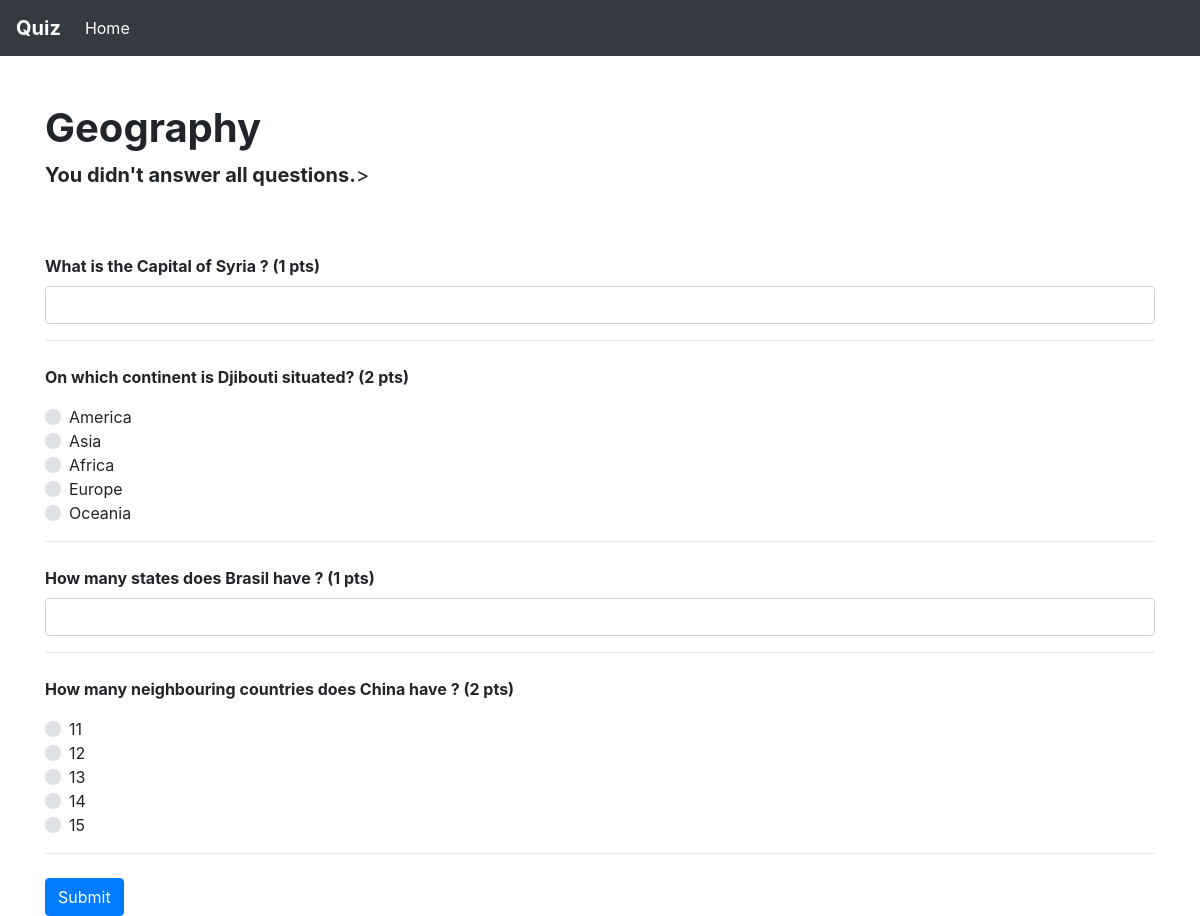
/1/submit/, run on the app's committed database.
### app_quiz/models.py (models this page shows, shortened)
class Quiz(models.Model):
    name = models.CharField(max_length=255)
    description = models.TextField()
    pub_date = models.DateTimeField('date published')

class Question(models.Model):
    quiz = models.ForeignKey(Quiz, on_delete=models.CASCADE)
    text = models.TextField()
    value = models.IntegerField(default=1)
    textAnswer = models.BooleanField(default=False)

class MultipleChoice(models.Model):
    question = models.ForeignKey(Question, on_delete=models.CASCADE)
    text = models.CharField(max_length=255)
    isCorrectAnswer = models.BooleanField(default=False)

### app_quiz/views.py (the view)
# urls.py: path('<int:quiz_id>/submit/', views.submit, name='submit')
def submit(request, quiz_id):
    answer_set = []
    quiz = get_object_or_404(Quiz, pk=quiz_id)
    redirect = HttpResponseRedirect(reverse('app_quiz:results',
                                    args=(quiz_id,)))
    error_response = render(request, 'app_quiz/quiz.html', {
        'quiz': Quiz.objects.get(pk=quiz_id),
        'error_message': "You didn't answer all questions."
    })
    hash_id = request.COOKIES.get('hash_id')
    if not hash_id:
        hash_id = uuid4()
        redirect.set_cookie('hash_id', hash_id)
        error_response.set_cookie('hash_id', hash_id)
    submission = Submission(quiz=quiz, hash_id=hash_id)
    for question in quiz.question_set.all():
        try:
            answer = request.POST['question%d' % question.id]
            if not answer:
                raise KeyError(question.id)
        except KeyError:
            return error_response
        else:
            answer_set.append(answer)
    submission.set_answers(answer_set)
    submission.save()
    return redirect

### app_quiz/templates/app_quiz/quiz.html (shortened to what this page needs)
<!DOCTYPE html>
<html lang="en">
<head>
    <link rel="stylesheet" href="https://maxcdn.bootstrapcdn.com/bootstrap/4.0.0/css/bootstrap.min.css">
</head>
<body>
    <nav class="navbar navbar-expand-lg navbar-dark bg-dark">
            <div class="navbar-brand"><b>Quiz</b></div>
            <div class="collapse navbar-collapse" id="navbarSupportedContent">
                <ul class="navbar-nav mr-auto">
                <li class="nav-item active">
                    <a class="nav-link" href="{% url 'app_quiz:index'%}">Home<span class="sr-only">(current)</span></a>
                </li>
                </ul>
            </div>
        </nav>
    <div class='container'>
        <div class="py-5 text center">
            <h1><b>{{ quiz.name }}</b></h1>
            {% if error_message %}<p class='lead'><strong><b>{{ error_message }}</b>></strong></p>{% endif %}
            {% if quiz.question_set.all %}
        </div>
            <form class='needs-validation' novalidate action="{% url 'app_quiz:submit' quiz.id %}" method="post">
                {% for q in quiz.question_set.all %}
                    {% if q.textAnswer is True %}
                        <div class="mb-3">
                            <label for="question{{ q.id }}"><b>{{ q.text }} ({{q.value}} pts)</b></label>
                            <input type="text" class="form-control" id="question{{ q.id }}" name="question{{ q.id }}" required>
                        </div>
                    {% else %}
                    <p class='mb-3'><b>{{ q.text }} ({{q.value}} pts)</b></p>
                        {% for choice in q.multiplechoice_set.all %}
                            <div class="custom-control custom-radio">
                                <label class="custom-control-label" for="q{{ q.id }}choice{{ choice.id }}">{{ choice.text }}</label>
                            </div>
                        {% endfor %}
                    {% endif %}
                <hr class="mb-4">
                {% endfor%}
                <button type="submit" class="btn btn-primary">Submit</button>
            </form>
        {% else %}
            <p>This quiz has no questions :/</p>
        {% endif %}
    </div>
</body>
</html>

### data on the page
Quiz: name "Geography"
Question: text "What is the Capital of Syria ?", value "1"
Question: text "On which continent is Djibouti situated?", value "2"
MultipleChoice: text "America"
MultipleChoice: text "Asia"
MultipleChoice: text "Africa"
MultipleChoice: text "Europe"
MultipleChoice: text "Oceania"
Question: text "How many states does Brasil have ?", value "1"
Question: text "How many neighbouring countries does China have ?", value "2"
MultipleChoice: text "11"
MultipleChoice: text "12"
MultipleChoice: text "13"
MultipleChoice: text "14"
MultipleChoice: text "15"

### other printed values
{{ error_message }} "You didn't answer all questions."
